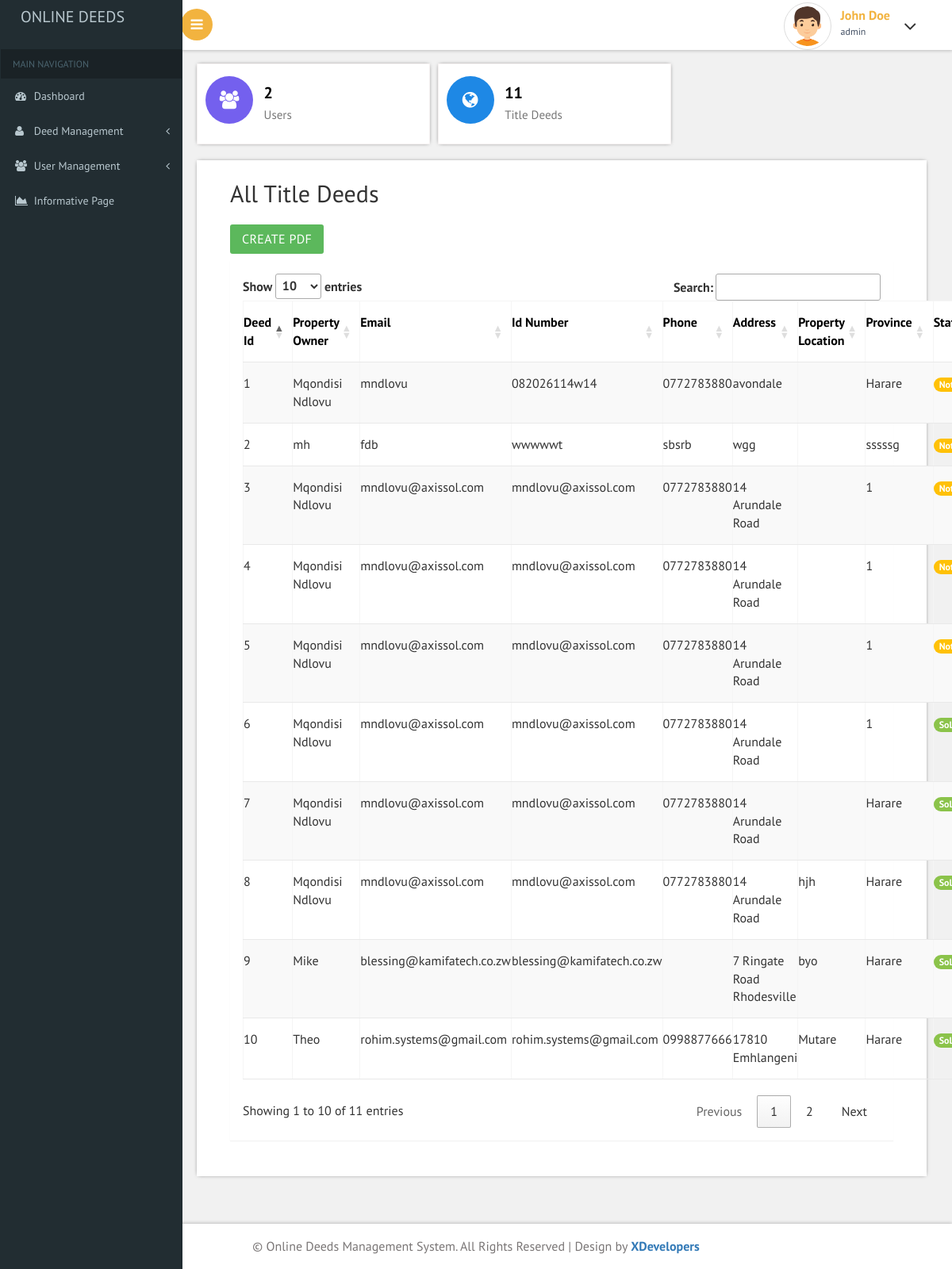
Screenshot of /index.php (signed in) with the database file from the repository.
### tables this page shows
CREATE TABLE `tbl_deeds` (
  `deed_number` int(11) NOT NULL,
  `first_name` varchar(450) NOT NULL,
  `email` varchar(450) DEFAULT NULL,
  `phone` varchar(450) DEFAULT NULL,
  `address` varchar(450) DEFAULT NULL,
  `province` varchar(450) NOT NULL,
  `id_number` varchar(450) NOT NULL,
  `property` varchar(501) NOT NULL,
  `status` int(2) NOT NULL
);

### index.php (the view, shortened to what this page needs)
<?php
include "includes/header.php";
try {
	$query1 = "SELECT * FROM employees";
	$statement1 = $db->prepare($query1);
	$statement1->execute();
	$count1 = $statement1->rowCount();
	$query = "SELECT * FROM tbl_deeds";
	$statement = $db->prepare($query);
	$statement->execute();
	$count = $statement->rowCount();
	$result = $statement->fetchAll();
} catch (Exception $ex) {
	$result["status"] = $ex->getMessage();
}
?>
<?php if($_SESSION['is_active'] == 1) : ?>
	<?php if($_SESSION['role'] == 'admin') : ?>
<div id="page-wrapper">
	<div class="main-page">
		<div class="col_6">
			<div class="col-md-6 col-offset-4 widget widget1">
				<div class="r3_counter_box">
					<i class="pull-left fa fa-users icon-rounded"></i>
					<div class="stats">
						<h5 id="amount_deposited">
							<strong><?php echo $count1; ?> </strong>
						</h5>
						<span>Users</span>
					</div>
				</div>
			</div>
			<div class="col-md-6 widget widget1">
				<div class="r3_counter_box">
					<i class="pull-left fa fa-globe user2 icon-rounded"></i>
					<div class="stats">
						<h5 id="generated_revenue">
							<strong><?php echo $count; ?></strong>
						</h5>
						<span>Title Deeds</span>
					</div>
				</div>
			</div>
		</div>
		<div class="row-one widgettable">
			<div class="col-md-12 content-top-2 card">
				<div class="agileinfo-cdr">
					<div class="card-header">
						<h2>All Title Deeds</h2>
						<br>
						<a href="pdf/practice.php" class="btn btn-success btn-lg pull-left" >Create PDF</a>
					</div>
					<br><br>
					<div class="panel panel-body">
                    <table id="all_deeds" class="table table-striped table-bordered" >
                        <thead>
                            <tr>
                                <th>Deed Id</th>
                                <th>Property Owner</th>
                                <th>Email</th>
                                <th>Id Number</th>
                                <th>Phone</th>
                                <th>Address</th>
								<th>Property Location</th>
                                <th>Province</th>
                                <th style:align="center">Status</th>
                            </tr>
                        </thead>
                        <tbody class="search_into">
                        <?php foreach($result as $row) : ?>
                            <tr>
                            <?php
                                    $query ="SELECT * FROM tbl_deeds where deed_number=".$row['deed_number'];
                                    $statement = $db->prepare($query);
                                    $statement->execute();
                                    $result = $statement->fetchAll();
                                     $deed_number=$result[0]['deed_number'];
                                ?>
                                <td><?php echo $deed_number ?></td>
                                <td><?php echo $row['first_name'] ?></td>
                                <td><?php echo $row['email'] ?></td>
                                <td><?php echo $row['id_number'] ?></td>
                                <td><?php echo $row['phone'] ?></td>
                                <td><?php echo $row['address'] ?></td>
								<td><?php echo $row['property'] ?></td>
                                <td><?php echo $row['province'] ?></td>
								<?php
                                        if($row['status']==1){
                                            echo "<td><a href='' class='badge badge-success'>Sold</a></td>";
                                        }else{
                                            echo "<td><a href='' class='badge badge-warning'>Not Sold</a></td>";
                                        }
                                    ?>
                            </tr>
                        <?php endforeach; ?>
                        </tbody>
                    </table>
                </div>
				</div>
			</div>
		</div>
	</div>
</div>
<?php endif ?>
<?php endif; ?>
<?php include "includes/footer.php"; ?>

### includes/header.php (shortened to what this page needs)
<!DOCTYPE HTML>
<html>
<head>
	<link rel="stylesheet" type="text/css" href="https://cdn.datatables.net/1.10.19/css/jquery.dataTables.css">
	<link href="css/bootstrap.css" rel='stylesheet' type='text/css' />
	<link href="css/style.css" rel='stylesheet' type='text/css' />
	<link href="css/font-awesome.css" rel="stylesheet">
	<link href='css/SidebarNav.min.css' media='all' rel='stylesheet' type='text/css' />
	<link href="css/custom.css" rel="stylesheet">
	<link href="css/owl.carousel.css" rel="stylesheet">
</head>
<body class="cbp-spmenu-push">
	<div class="main-content">
		<div class="cbp-spmenu cbp-spmenu-vertical cbp-spmenu-left" id="cbp-spmenu-s1">
			<aside class="sidebar-left">
				<nav class="navbar navbar-inverse">
				<?php if ($_SESSION['is_active'] == 1) : ?>
					<div class="navbar-header">
						<h1>
							<a class="navbar-brand" href="index.php">
								Online Deeds
							</a>
						</h1>
					</div>
					<div class="collapse navbar-collapse" id="bs-example-navbar-collapse-1">
						<ul class="sidebar-menu">
							<li class="header">MAIN NAVIGATION</li>
							<li class="treeview">
								<a href="index.php">
									<i class="fa fa-dashboard"></i>
									<span>Dashboard</span>
								</a>
							</li>
						<?php if ($_SESSION['role'] == 'admin') : ?>
							<li class="treeview">
								<a href="#">
									<i class="fa fa-user"></i>
									<span>Deed Management</span>
									<i class="fa fa-angle-left pull-right"></i>
								</a>
							</li>
								<li class="treeview">
									<a href="#">
										<i class="fa fa-users"></i>
										<span>User Management</span>
										<i class="fa fa-angle-left pull-right"></i>
									</a>
								</li>
								<li class="treeview">
								<a href="stats.php">
									<i class="fa fa-area-chart"></i>
									<span>Informative Page</span>
								</a>
							</li>
							<?php endif; ?>
						</ul>
					</div>
			 <?php else : ?>
			 <?php endif ?>
				</nav>
			</aside>
		</div>
		<div class="sticky-header header-section ">
			<div class="header-left">
				<button id="showLeftPush">
					<i class="fa fa-bars"></i>
				</button>
				<div class="clearfix"> </div>
			</div>
			<div class="header-right">
				<div class="profile_details">
					<ul>
						<li class="dropdown profile_details_drop">
							<a href="#" class="dropdown-toggle" data-toggle="dropdown" aria-expanded="false">
								<div class="profile_img">
									<span class="prfil-img">
									<?php if ($_SESSION['role'] == 'admin') : ?>
										<img class="img-thumbnail avatar" src="./images/boy.png" alt="" height="40px" width="60px"> </span>
									<?php else : ?>
										<img class="img-thumbnail avatar" src="./images/default.jpg" alt="" height="40px" width="60px"> </span>
										<?php endif ?>
									<div class="user-name">
										<p><?php echo $_SESSION['fname']." ".$_SESSION['lname']; ?></p>
										<span><?php echo $_SESSION['role']; ?></span>
									</div>
									<i class="fa fa-angle-down lnr"></i>
									<div class="clearfix"></div>
								</div>
							</a>
						</li>
					</ul>
				</div>
				<div class="clearfix"> </div>
			</div>
			<div class="clearfix"> </div>
		</div>

### includes/footer.php (shortened to what this page needs)
<div class="footer">
  <p>&copy; Online Deeds Management System. All Rights Reserved | Design by
    <a href="#" target="_blank">XDevelopers</a>
  </p>
</div>
</div>
</body>
</html>

### css/custom.css (style rules this page uses)
#page-wrapper { padding:5em 2em 2.5em; background-color: #F1F1F1; }

### rows the page displays
tbl_deeds: deed_number "1", first_name "Mqondisi Ndlovu", email "mndlovu", id_number "082026114w14", phone "0772783880", address "avondale", province "Harare", status "Not Sold"
tbl_deeds: deed_number "2", first_name "mh", email "fdb", id_number "wwwwwt", phone "sbsrb", address "wgg", province "sssssg", status "Not Sold"
tbl_deeds: deed_number "3", first_name "Mqondisi Ndlovu", email "mndlovu@axissol.com", id_number "mndlovu@axissol.com", phone "0772783880", address "14 Arundale Road", province "1", status "Not Sold"
tbl_deeds: deed_number "4", first_name "Mqondisi Ndlovu", email "mndlovu@axissol.com", id_number "mndlovu@axissol.com", phone "0772783880", address "14 Arundale Road", province "1", status "Not Sold"
tbl_deeds: deed_number "5", first_name "Mqondisi Ndlovu", email "mndlovu@axissol.com", id_number "mndlovu@axissol.com", phone "0772783880", address "14 Arundale Road", province "1", status "Not Sold"
tbl_deeds: deed_number "6", first_name "Mqondisi Ndlovu", email "mndlovu@axissol.com", id_number "mndlovu@axissol.com", phone "0772783880", address "14 Arundale Road", province "1", status "Sold"
tbl_deeds: deed_number "7", first_name "Mqondisi Ndlovu", email "mndlovu@axissol.com", id_number "mndlovu@axissol.com", phone "0772783880", address "14 Arundale Road", province "Harare", status "Sold"
tbl_deeds: deed_number "8", first_name "Mqondisi Ndlovu", email "mndlovu@axissol.com", id_number "mndlovu@axissol.com", phone "0772783880", address "14 Arundale Road", property "hjh", province "Harare", status "Sold"
tbl_deeds: deed_number "9", first_name "Mike", email "blessing@kamifatech.co.zw", id_number "blessing@kamifatech.co.zw", address "7 Ringate Road Rhodesville", property "byo", province "Harare", status "Sold"
tbl_deeds: deed_number "10", first_name "Theo", email "rohim.systems@gmail.com", id_number "rohim.systems@gmail.com", phone "0998877666", address "17810 Emhlangeni", property "Mutare", province "Harare", status "Sold"

### other values shown
$_SESSION['fname'] "John"
$_SESSION['lname'] "Doe"
$_SESSION['role'] "admin"
$count1 "2"
$count "11"
